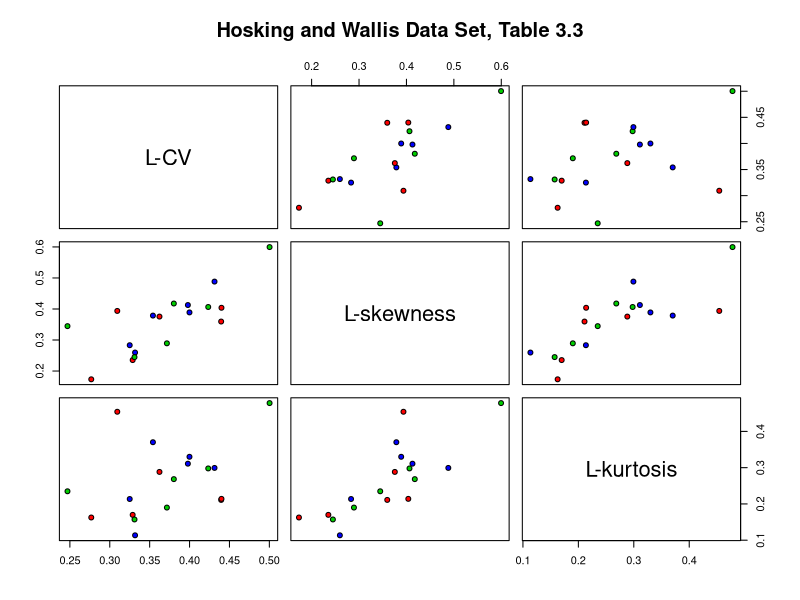
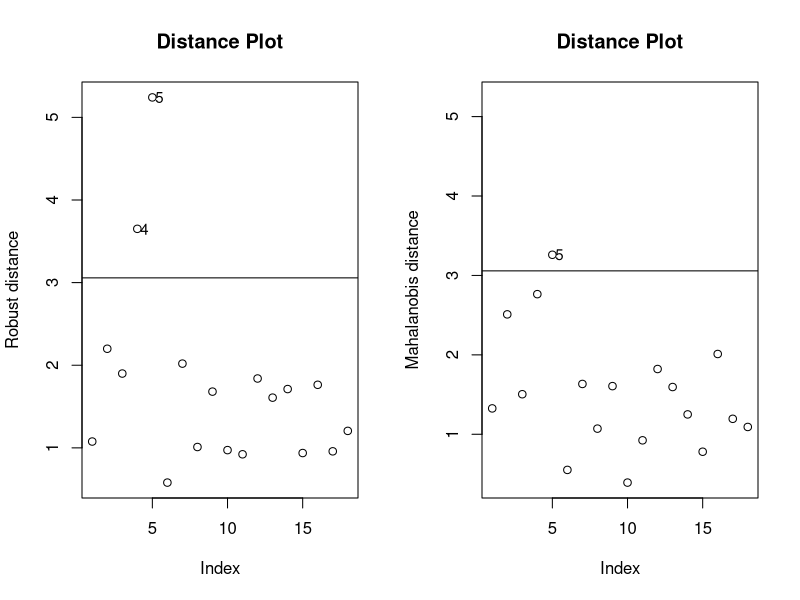
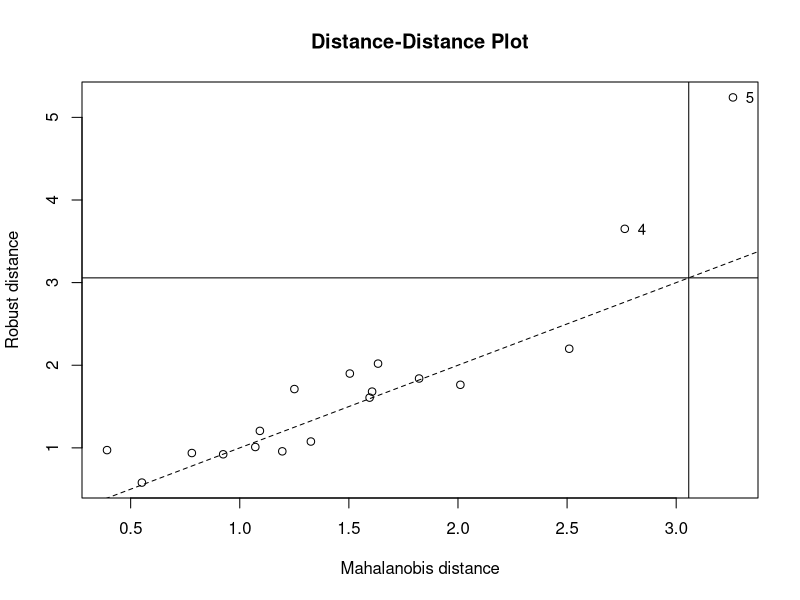

The R source for these figures, in order:
library(rrcov)


### Name: lmom32
### Title: Hosking and Wallis Data Set, Table 3.2
### Aliases: lmom32
### Keywords: datasets

### ** Examples

    data(lmom32)

    # plot a matrix of scatterplots
    pairs(lmom32,
          main="Hosking and Wallis Data Set, Table 3.3",
          pch=21,
          bg=c("red", "green3", "blue"))

    mcd<-CovMcd(lmom32)
    mcd
    plot(mcd, which="dist", class=TRUE)
    plot(mcd, which="dd", class=TRUE)

    ##  identify the discordant sites using robust distances and compare 
    ##  to the classical ones
    mcd <- CovMcd(lmom32)
    rd <- sqrt(getDistance(mcd))
    ccov <- CovClassic(lmom32)
    cd <- sqrt(getDistance(ccov))
    r.out <- which(rd > sqrt(qchisq(0.975,3)))
    c.out <- which(cd > sqrt(qchisq(0.975,3)))
    cat("Robust: ", length(r.out), " outliers: ", r.out,"\n")
    cat("Classical: ", length(c.out), " outliers: ", c.out,"\n")
